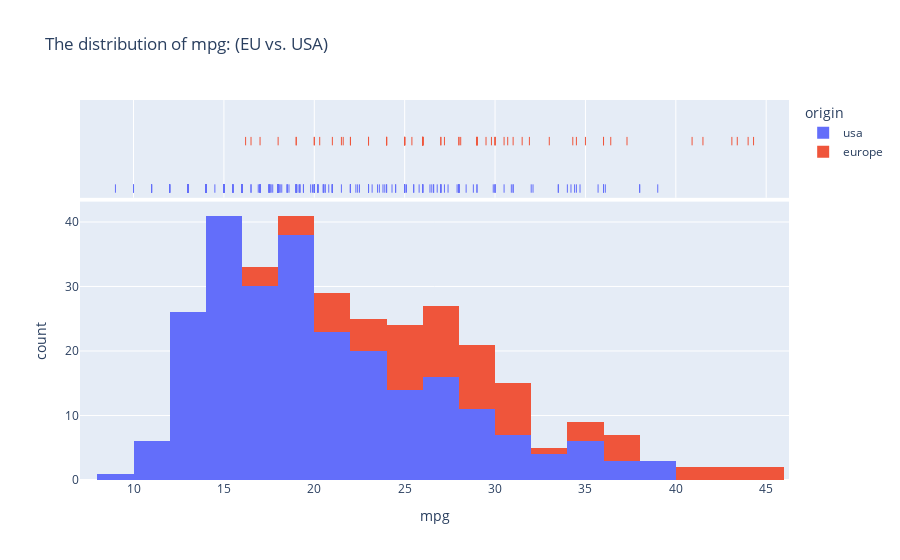

Notebook cell for this chart:
### Markdown cell above
Histogram with distribution of mpg dependent of origin:

### Code cell
fig_h2 = px.histogram(n_df, x = 'mpg', color= 'origin', marginal= 'rug',
             title = 'The distribution of mpg: (EU vs. USA)')
fig_h2.show()

### Figure 1 — Plotly figure (JSON) as saved in the notebook; plotly's stock layout.template omitted (floating-point values rounded to 4 significant figures; data arrays with more than 128 entries replaced by an {"elided": "..."} marker saying what was removed)
{"data": [{"alignmentgroup": "True", "bingroup": "x", "hovertemplate": "origin=usa<br>mpg=%{x}<br>count=%{y}<extra></extra>", "legendgroup": "usa", "marker": {"color": "#636efa"}, "name": "usa", "offsetgroup": "usa", "orientation": "v", "showlegend": true, "type": "histogram", "x": {"elided": "249 float values"}, "xaxis": "x", "yaxis": "y"}, {"alignmentgroup": "True", "boxpoints": "all", "fillcolor": "rgba(255,255,255,0)", "hoveron": "points", "hovertemplate": "origin=usa<br>mpg=%{x}<extra></extra>", "jitter": 0, "legendgroup": "usa", "line": {"color": "rgba(255,255,255,0)"}, "marker": {"color": "#636efa", "symbol": "line-ns-open"}, "name": "usa", "offsetgroup": "usa", "showlegend": false, "type": "box", "x": {"elided": "249 float values"}, "xaxis": "x2", "yaxis": "y2"}, {"alignmentgroup": "True", "bingroup": "x", "hovertemplate": "origin=europe<br>mpg=%{x}<br>count=%{y}<extra></extra>", "legendgroup": "europe", "marker": {"color": "#EF553B"}, "name": "europe", "offsetgroup": "europe", "orientation": "v", "showlegend": true, "type": "histogram", "x": [26, 25, 24, 25, 26, 28, 30, 30, 27, 23, 18, 22, 21, 26, 26, 26, 29, 24, 20, 19, 24, 29, 26, 26, 24, 26, 31, 25, 29, 23, 23, 22, 25, 28, 25, 27, 29, 29.5, 20, 19, 16.5, 36, 29, 30.5, 21.5, 43.1, 20.3, 17, 21.6, 16.2, 31.5, 31.9, 25.4, 27.2, 37.3, 41.5, 34.3, 44.3, 43.4, 36.4, 30, 40.9, 29.8, 35, 33, 34.5, 28.1, 30.7, 36, 44], "xaxis": "x", "yaxis": "y"}, {"alignmentgroup": "True", "boxpoints": "all", "fillcolor": "rgba(255,255,255,0)", "hoveron": "points", "hovertemplate": "origin=europe<br>mpg=%{x}<extra></extra>", "jitter": 0, "legendgroup": "europe", "line": {"color": "rgba(255,255,255,0)"}, "marker": {"color": "#EF553B", "symbol": "line-ns-open"}, "name": "europe", "offsetgroup": "europe", "showlegend": false, "type": "box", "x": [26, 25, 24, 25, 26, 28, 30, 30, 27, 23, 18, 22, 21, 26, 26, 26, 29, 24, 20, 19, 24, 29, 26, 26, 24, 26, 31, 25, 29, 23, 23, 22, 25, 28, 25, 27, 29, 29.5, 20, 19, 16.5, 36, 29, 30.5, 21.5, 43.1, 20.3, 17, 21.6, 16.2, 31.5, 31.9, 25.4, 27.2, 37.3, 41.5, 34.3, 44.3, 43.4, 36.4, 30, 40.9, 29.8, 35, 33, 34.5, 28.1, 30.7, 36, 44], "xaxis": "x2", "yaxis": "y2"}], "layout": {"barmode": "relative", "legend": {"title": {"text": "origin"}, "tracegroupgap": 0}, "title": {"text": "The distribution of mpg: (EU vs. USA)"}, "xaxis": {"anchor": "y", "domain": [0, 1], "title": {"text": "mpg"}}, "xaxis2": {"anchor": "y2", "domain": [0, 1], "matches": "x", "showgrid": true, "showticklabels": false}, "yaxis": {"anchor": "x", "domain": [0, 0.7326], "title": {"text": "count"}}, "yaxis2": {"anchor": "x2", "domain": [0.7426, 1], "matches": "y2", "showgrid": false, "showline": false, "showticklabels": false, "ticks": ""}}}
